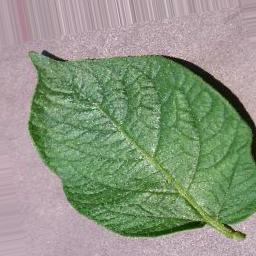
#> input picture Train/Potato___healthy/Potato_healthy-100-_0_9807.jpg, 256 x 256 px; its folder holds only this picture in this run
$ python potato_classifier.py   (older library calls are emulated)
#> lines starting #> are read from the running program, lines starting #| are printed output that depends on the picture
# -*- coding: utf-8 -*-
"""
Created on Wed Apr 19 20:30:26 2023

@author: Sayantan Chakraborty
"""
# https://youtu.be/nK-2k_ENgEc

import random
from sklearn.metrics import confusion_matrix
from sklearn import metrics
from sklearn.ensemble import RandomForestClassifier
from sklearn import preprocessing
import numpy as np
import matplotlib.pyplot as plt
import glob
import cv2
import os
import seaborn as sns
import pandas as pd
from skimage.filters import sobel

print(os.listdir("Train/"))

# Resize images to
SIZE = 128

# Capture images and labels into arrays.
# Start by creating empty lists.
train_images = []
train_labels = []
for directory_path in glob.glob("Train/*"):
    label = directory_path.split("\\")[-1]
    print(label)
    for img_path in glob.glob(os.path.join(directory_path, "*.jpg")):
        print(img_path)
        img = cv2.imread(img_path, cv2.IMREAD_COLOR)  # Reading color images
#> img is the input picture: shape (256, 256, 3); mean B, G, R 129, 150.6, 140
        img = cv2.resize(img, (SIZE, SIZE))  # Resize images
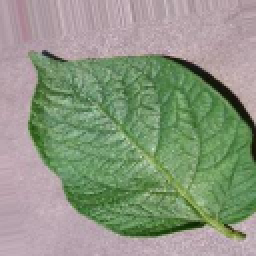
#> img: shape (128, 128, 3) (shown 2 times larger); mean B, G, R 129.1, 150.7, 140.2
        # img = cv2.cvtColor(img, cv2.COLOR_RGB2BGR) #Optional step. Change BGR to RGB
        train_images.append(img)
        train_labels.append(label)

train_images = np.array(train_images)
train_labels = np.array(train_labels)

# Do exactly the same for test/validation images
# test
test_images = []
test_labels = []
for directory_path in glob.glob("Valid/*"):
    fruit_label = directory_path.split("\\")[-1]
    for img_path in glob.glob(os.path.join(directory_path, "*.jpg")):
        img = cv2.imread(img_path, cv2.IMREAD_COLOR)
        img = cv2.resize(img, (SIZE, SIZE))
        # img = cv2.cvtColor(img, cv2.COLOR_RGB2BGR) #Optional
        test_images.append(img)
        test_labels.append(fruit_label)

test_images = np.array(test_images)
test_labels = np.array(test_labels)

# Encode labels from text (folder names) to integers.
le = preprocessing.LabelEncoder()
le.fit(test_labels)
test_labels_encoded = le.transform(test_labels)
le.fit(train_labels)
train_labels_encoded = le.transform(train_labels)

# Split data into test and train datasets (already split but assigning to meaningful convention)
# If you only have one dataset then split here
x_train, y_train, x_test, y_test = train_images, train_labels_encoded, test_images, test_labels_encoded
#> y_train = [0]; x_test = empty array; y_test = empty array

# Normalize pixel values to between 0 and 1
x_train, x_test = x_train / 255.0, x_test / 255.0

###################################################################
# FEATURE EXTRACTOR function
# input shape is (n, x, y, c) - number of images, x, y, and channels


def feature_extractor(dataset):
    x_train = dataset
    image_dataset = pd.DataFrame()
    for image in range(x_train.shape[0]):  # iterate through each file
        # print(image)

        # Temporary data frame to capture information for each loop.
        df = pd.DataFrame()
        # Reset dataframe to blank after each loop.

        input_img = x_train[image, :, :, :]
        img = input_img
    ################################################################
    # START ADDING DATA TO THE DATAFRAME
    # Add feature extractors, e.g. edge detection, smoothing, etc.

        # FEATURE 1 - Pixel values

        # Add pixel values to the data frame
        pixel_values = img.reshape(-1)
        df['Pixel_Value'] = pixel_values  # Pixel value itself as a feature
        # df['Image_Name'] = image   #Capture image name as we read multiple images

        # FEATURE 2 - Bunch of Gabor filter responses

        # Generate Gabor features
        num = 1  # To count numbers up in order to give Gabor features a lable in the data frame
        kernels = []
        for theta in range(2):  # Define number of thetas
            theta = theta / 4. * np.pi
            for sigma in (1, 3):  # Sigma with 1 and 3
                lamda = np.pi/4
                gamma = 0.5
                # Label Gabor columns as Gabor1, Gabor2, etc.
                gabor_label = 'Gabor' + str(num)
    #                print(gabor_label)
                ksize = 9
                kernel = cv2.getGaborKernel(
                    (ksize, ksize), sigma, theta, lamda, gamma, 0, ktype=cv2.CV_32F)
                kernels.append(kernel)
                # Now filter the image and add values to a new column
                fimg = cv2.filter2D(img, cv2.CV_8UC3, kernel)
                filtered_img = fimg.reshape(-1)
                # Labels columns as Gabor1, Gabor2, etc.
                df[gabor_label] = filtered_img
                # print(gabor_label, ': theta=', theta, ': sigma=',
                #       sigma, ': lamda=', lamda, ': gamma=', gamma)
                num += 1  # Increment for gabor column label

        # FEATURE 3 Sobel
        edge_sobel = sobel(img)
        edge_sobel1 = edge_sobel.reshape(-1)
        df['Sobel'] = edge_sobel1

        # Add more filters as needed

        # Append features from current image to the dataset
        # image_dataset = image_dataset.append(df)
        image_dataset = image_dataset._append(df)
#> this loop made 1 pass
#> pass 1, in feature_extractor, `edge_sobel = sobel(img)`:
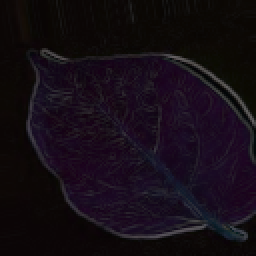
#> edge_sobel: shape (128, 128, 3) float64 (shown 2 times larger); mean of channels 0, 1, 2 0.0836, 0.0523, 0.0837; drawn as B, G, R
#> after the loop, theta = 0.785

    return image_dataset


####################################################################
# Extract features from training images
image_features = feature_extractor(x_train)
#> image_features = table of 49152 rows and 6 columns

# Reshape to a vector for Random Forest / SVM training
n_features = image_features.shape[1]
#> n_features = 6
image_features = np.expand_dims(image_features, axis=0)
# Reshape to #images, features
X_for_RF = np.reshape(image_features, (x_train.shape[0], -1))

# Define the classifier
# from sklearn.neighbors import KNeighborsClassifier
RF_model = RandomForestClassifier(n_estimators=50, random_state=42)

# Can also use SVM but RF is faster and may be more accurate.
# from sklearn import svm
# SVM_model = svm.SVC(decision_function_shape='ovo')  #For multiclass classification
# SVM_model.fit(X_for_RF, y_train)


# Fit the model on training data
RF_model.fit(X_for_RF, y_train)  # For sklearn no one hot encoding

# Predict on Test data
# Extract features from test data and reshape, just like training data
test_features = feature_extractor(x_test)
#> test_features = table of 0 rows and 0 columns
test_features = np.expand_dims(test_features, axis=0)
#> test_features = empty array
#> (the run stopped early here; a loop or call above may not have finished)

$ run again, on Train/Potato___healthy/Potato_healthy-101-_0_2945.jpg
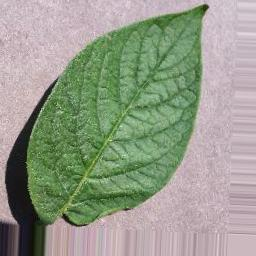
#> input picture Train/Potato___healthy/Potato_healthy-101-_0_2945.jpg, 256 x 256 px
#> img is the input picture: shape (256, 256, 3); mean B, G, R 137.9, 155.3, 149
#> `img = cv2.resize(img, (SIZE, SIZE))`:
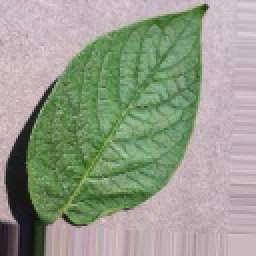
#> img: shape (128, 128, 3) (shown 2 times larger); mean B, G, R 138, 155.4, 149.1
#> y_train = [0]; x_test = empty array
#> the loop in feature_extractor, `for image in range(x_train.shape[0]):` made 1 pass
#> pass 1, in feature_extractor, `edge_sobel = sobel(img)`:
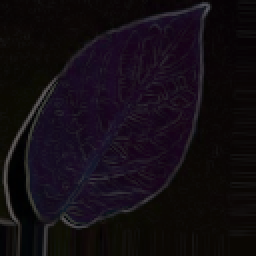
#> edge_sobel: shape (128, 128, 3) float64 (shown 2 times larger); mean of channels 0, 1, 2 0.0747, 0.0512, 0.0752; drawn as B, G, R
#> after the loop in feature_extractor, `for image in range(x_train.shape[0]):`: theta = 0.785
#> image_features = table of 49152 rows and 6 columns
#> `test_features = feature_extractor(x_test)`: test_features = table of 0 rows and 0 columns
#> `test_features = np.expand_dims(test_features, axis=0)`: test_features = empty array
